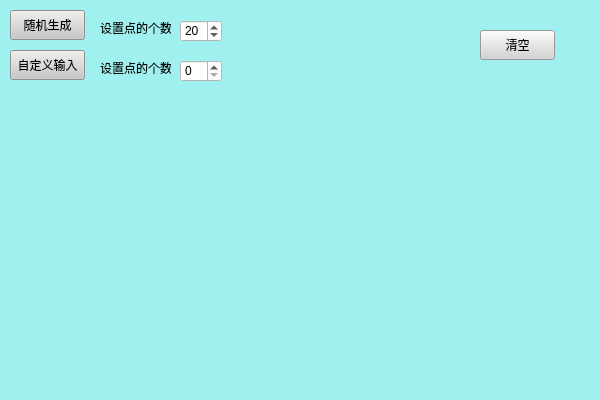
<?xml version="1.0" encoding="UTF-8"?>
<ui version="4.0">
 <class>Widget2Class</class>
 <widget class="QWidget" name="Widget2Class">
  <property name="geometry">
   <rect>
    <x>0</x>
    <y>0</y>
    <width>600</width>
    <height>400</height>
   </rect>
  </property>
  <property name="windowTitle">
   <string>Widget2</string>
  </property>
  <property name="autoFillBackground">
   <bool>false</bool>
  </property>
  <property name="styleSheet">
   <string notr="true">background-color: rgb(160, 240, 240);</string>
  </property>
  <widget class="QPushButton" name="pushButton_1">
   <property name="geometry">
    <rect>
     <x>10</x>
     <y>10</y>
     <width>75</width>
     <height>30</height>
    </rect>
   </property>
   <property name="cursor">
    <cursorShape>PointingHandCursor</cursorShape>
   </property>
   <property name="styleSheet">
    <string notr="true">background-color: rgb(200, 200, 200);</string>
   </property>
   <property name="text">
    <string>随机生成</string>
   </property>
  </widget>
  <widget class="QPushButton" name="pushButton_2">
   <property name="geometry">
    <rect>
     <x>10</x>
     <y>50</y>
     <width>75</width>
     <height>30</height>
    </rect>
   </property>
   <property name="cursor">
    <cursorShape>PointingHandCursor</cursorShape>
   </property>
   <property name="styleSheet">
    <string notr="true">background-color: rgb(200,200,200);</string>
   </property>
   <property name="text">
    <string>自定义输入</string>
   </property>
  </widget>
  <widget class="QPushButton" name="pushButton_3">
   <property name="geometry">
    <rect>
     <x>480</x>
     <y>30</y>
     <width>75</width>
     <height>30</height>
    </rect>
   </property>
   <property name="cursor">
    <cursorShape>PointingHandCursor</cursorShape>
   </property>
   <property name="styleSheet">
    <string notr="true">background-color: rgb(211, 211, 211);</string>
   </property>
   <property name="text">
    <string>清空</string>
   </property>
  </widget>
  <widget class="QSpinBox" name="spinBox_1">
   <property name="geometry">
    <rect>
     <x>180</x>
     <y>20</y>
     <width>42</width>
     <height>22</height>
    </rect>
   </property>
   <property name="styleSheet">
    <string notr="true">background-color: rgb(255, 255, 255);</string>
   </property>
   <property name="minimum">
    <number>3</number>
   </property>
   <property name="value">
    <number>20</number>
   </property>
  </widget>
  <widget class="QLabel" name="label_1">
   <property name="geometry">
    <rect>
     <x>100</x>
     <y>20</y>
     <width>71</width>
     <height>16</height>
    </rect>
   </property>
   <property name="text">
    <string>设置点的个数</string>
   </property>
  </widget>
  <widget class="QLabel" name="label_2">
   <property name="geometry">
    <rect>
     <x>100</x>
     <y>60</y>
     <width>71</width>
     <height>16</height>
    </rect>
   </property>
   <property name="text">
    <string>设置点的个数</string>
   </property>
  </widget>
  <widget class="QSpinBox" name="spinBox_2">
   <property name="geometry">
    <rect>
     <x>180</x>
     <y>60</y>
     <width>42</width>
     <height>22</height>
    </rect>
   </property>
   <property name="styleSheet">
    <string notr="true">background-color: rgb(255, 255, 255);</string>
   </property>
   <property name="minimum">
    <number>0</number>
   </property>
   <property name="value">
    <number>0</number>
   </property>
  </widget>
 </widget>
 <layoutdefault spacing="6" margin="11"/>
 <resources/>
 <connections/>
</ui>
